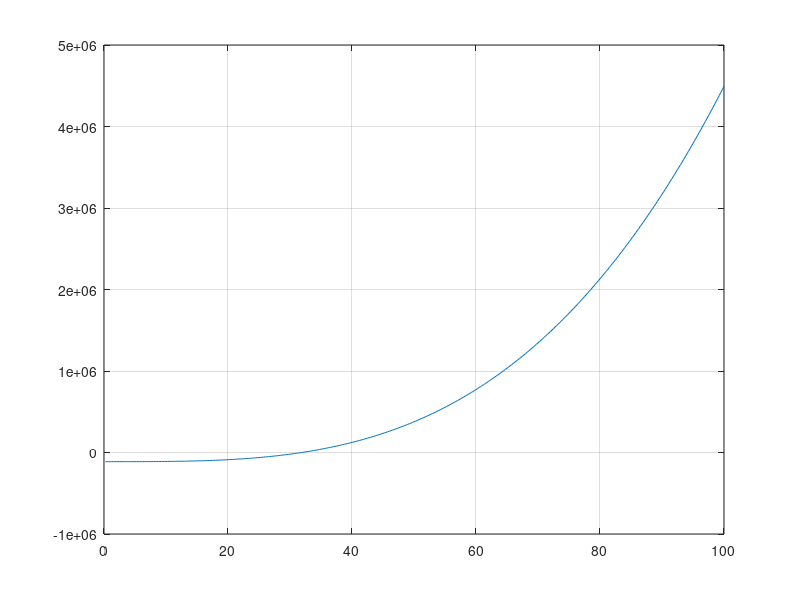

Source code (MATLAB): (Note: this script raises an error after producing the figure.)
%% 1
% e[k+1] = 0.6e[k]
e2 = 0.45;
e3 = 0.6*e2;
e4 = 0.6*e3;
e5 = 0.6*e4

e = 0.45;
m = 0;
while e >= 10^-11
    e = 0.6 * e
    m = m + 1;
end
m

%% 2
f = @(n) (n.^3).*log(n) - 112156
n = linspace(0, 100, 401);
plot(n, f(n))
grid on
fzero(f, [31 33])
f(32)

%% 4 

%% 5 
f = @(x) sin(2*x);
a = 0; b = 1; N = 16;
h = (b-a)/N;
x_eq = linspace(a, b, N+1);

w_simp = [1 2*ones(1, N-1) 1];
w_simp(2:2:N) = 4;
w_simp = (h/3) * w_simp;
Q_simp = sum(w_simp .* f(x_eq));

I = (1-cos(2))/2;
I - Q_simp

%% 6
f = @(t,x) [x(2); 2 - x(2)/t];
t0 = 1; tmax = 1.9;
y0 = [9; 10]
N = 3

[t, y] = math2089heun(f, t0, tmax, N, y0);
[t, y]

%% 7
f = @(t,x) [x(2); x(2)*exp(-3*x(1)) - 2*t*x(1) + t^2];
y0 = [2; 1];
h = 0.02; t0 = 3; tmax = 4;
N = 50;

[t, y] = math2089heun(f, t0, tmax, N, y0);
[t, y]

opt = odeset('RelTol', 1e-7, 'AbsTol', 1e-10)
[t, y] = ode45(f, [t0 tmax], y0, opt);
[t, y]